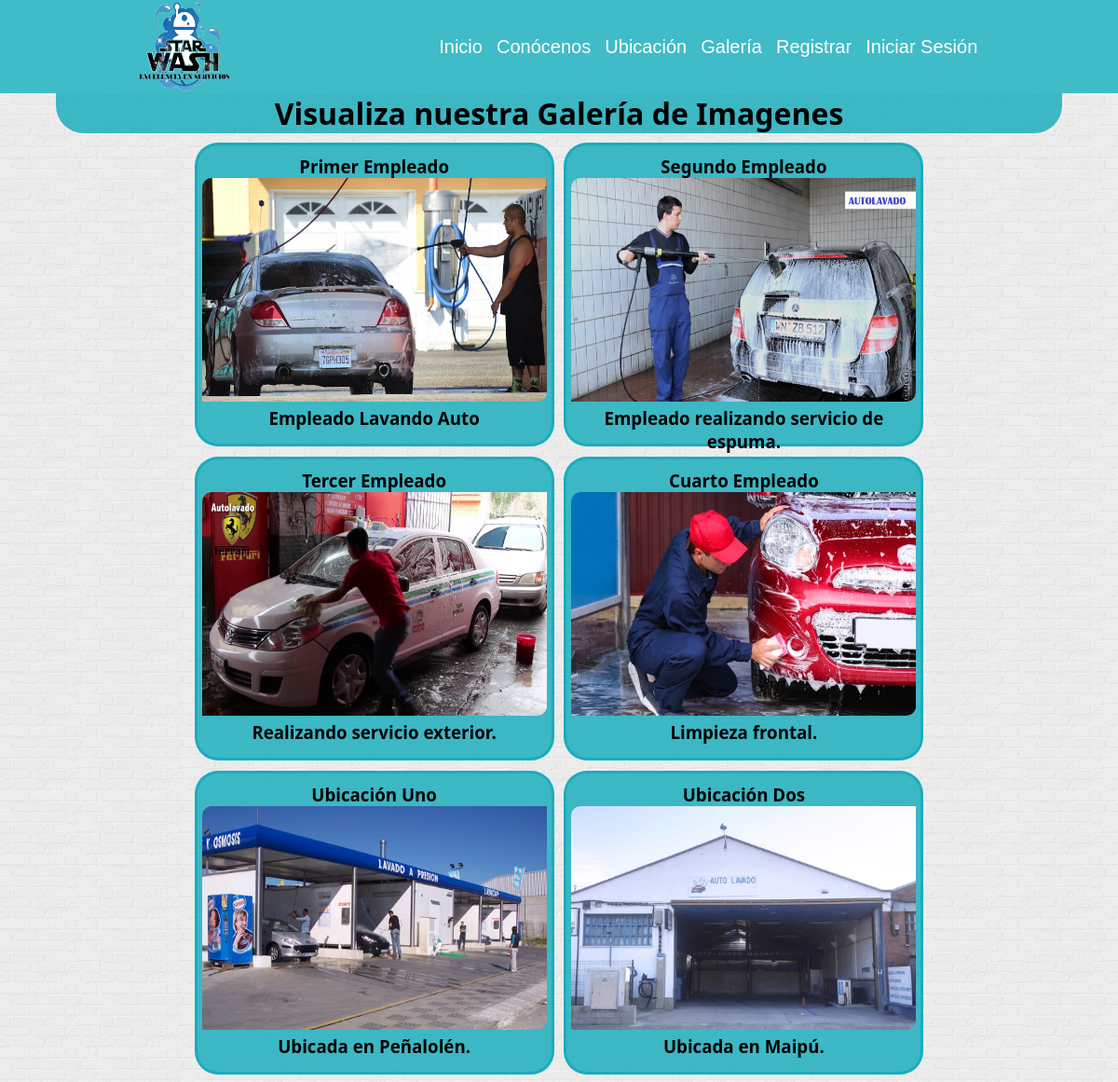
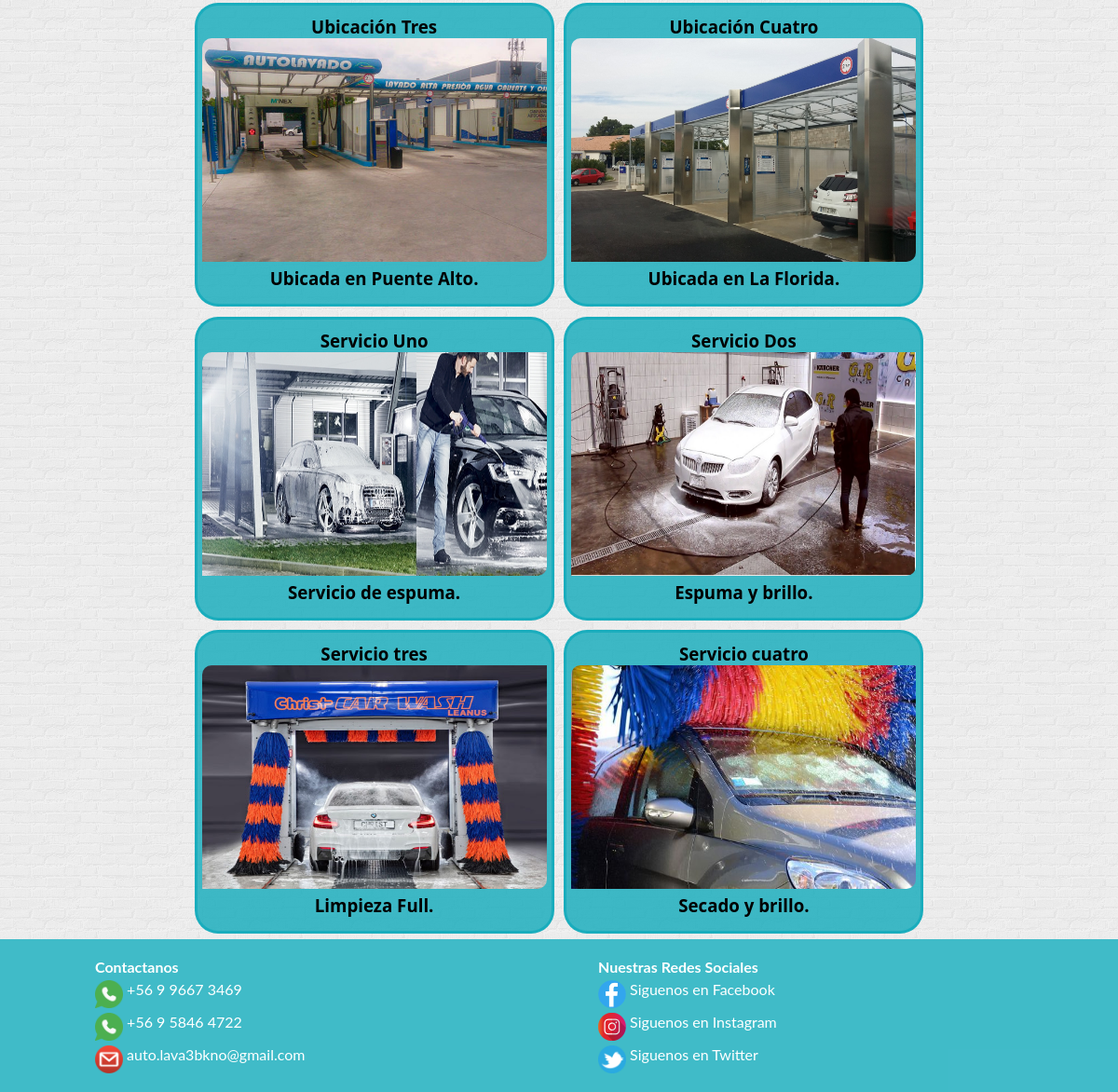
Before: /galeria/ with the older database file (2 pictures, top to bottom).
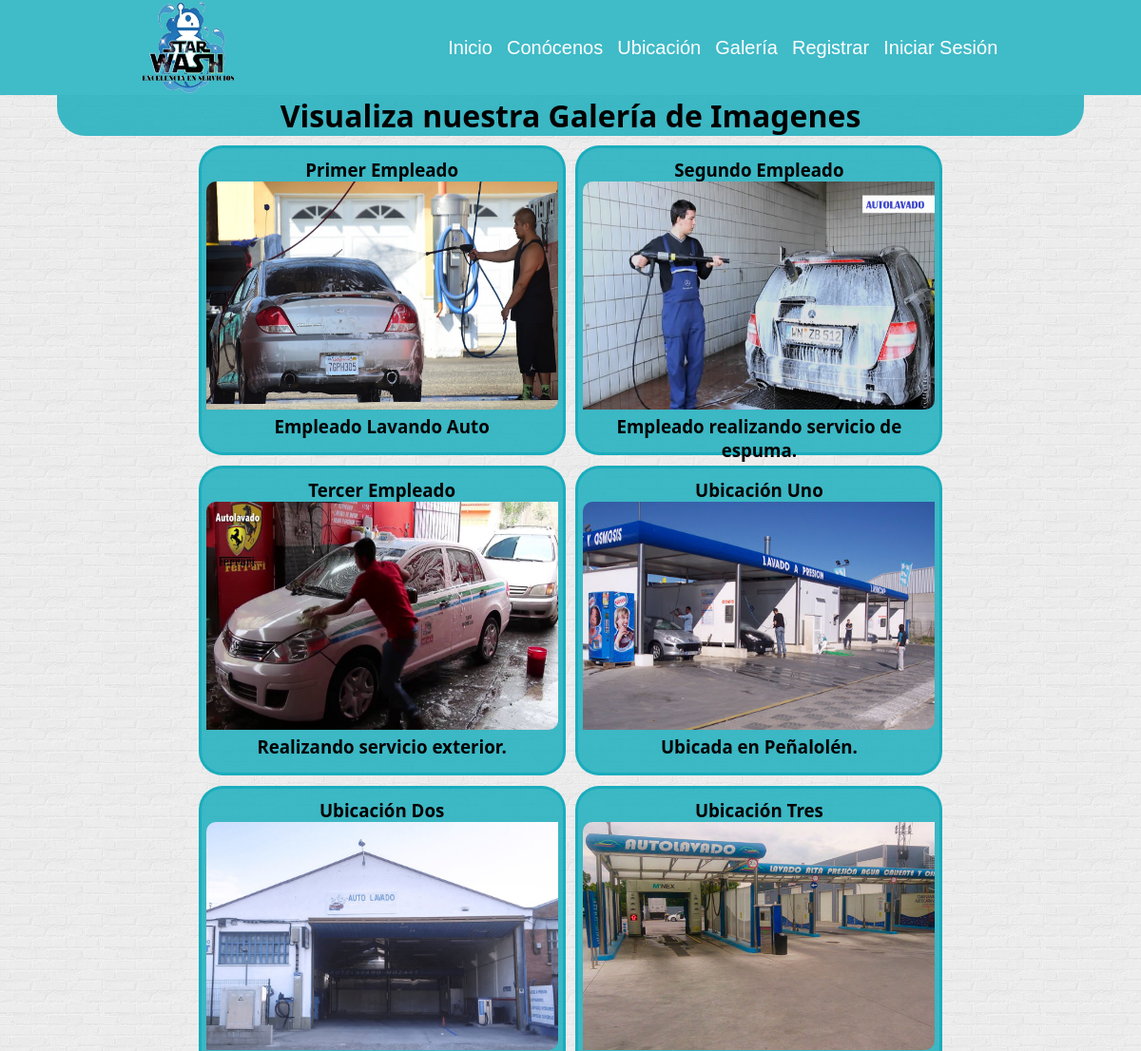
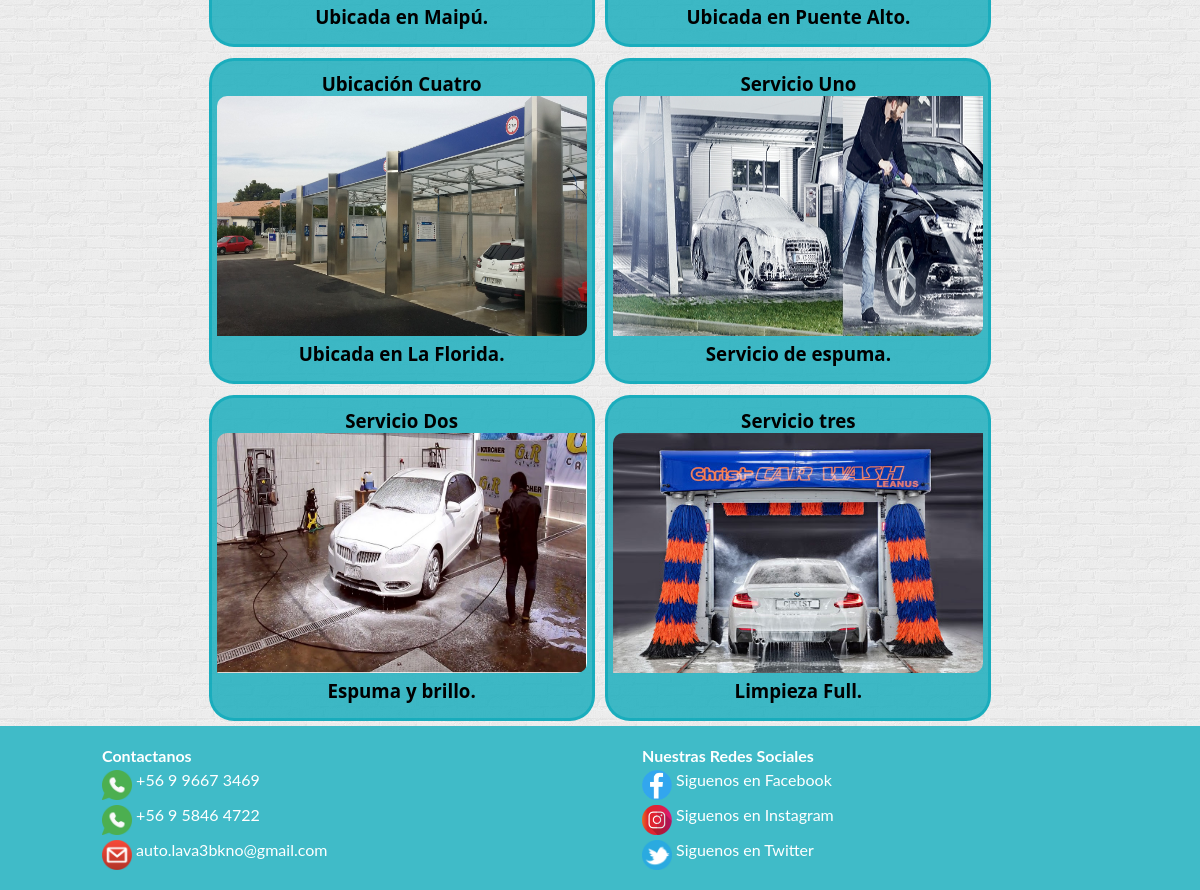
After: the same page with the newer database file (2 pictures, top to bottom).
### StarWash/models.py (models this page shows, shortened)
class Galeria(models.Model):
    nombre=models.CharField(max_length=60,primary_key=True)
    descripcion=models.TextField()
    imagen=models.ImageField(upload_to='galeria',null=True)

### StarWash/views.py (the view)
# urls.py: path('galeria/',galeria,name="GALERIA"),
def galeria(request):
    gal = Galeria.objects.all()
    return render(request,'web/galeria.html',{'imagenes_galeria':gal})

### StarWash/templates/web/galeria.html (shortened to what this page needs)
{% extends "web/base.html" %}
{% load static%}
{% block estilos %}
    <link rel="stylesheet" href="{% static 'css/lightbox.min.css' %}">
{% endblock estilos %}
{% block contenido %}
        <h1>Visualiza nuestra Galería de Imagenes</h1>
        <div class="galeria-imagenes">
            {% for item in imagenes_galeria %}
            <div id="galeria">
                <h3>{{item.nombre}}</h3>
                <a href="{{item.imagen.url}}" data-lightbox="Galeria" data-title="{{item.descripcion}}">
                    <img src="{{item.imagen.url}}" alt="">
                </a>
                <h3>{{item.descripcion}}</h3>
            </div>
            {% endfor %}
        </div>
{% endblock contenido %}

### StarWash/templates/web/base.html (shortened to what this page needs)
<!DOCTYPE html>
<html lang="es">
{% load static %}
<head>
    <link rel="stylesheet" href="{% static 'css/estilos.css' %}"> {% block estilos %} {% endblock estilos %}
    <link rel="icon" href="{% static 'img/logo/Logo.png' %}" /> {% load pwa %} {% progressive_web_app_meta %}
</head>
<body>
    <header class="header">
        <div class="container logo-nav-container">
            <div class="logo">
                <a href="{% url 'INDEX' %}">
                    <img src="{% static 'img/logo/Logo.png' %}" alt="">
                </a>
            </div>
            <div class="barraMenu">
                <nav class="navigation">
                    <ul class="">
                        <li><a href="{% url 'INDEX' %}">Inicio</a></li>
                        <li><a href="{% url 'CONOCENOS' %}">Conócenos</a></li>
                        <li><a href="{% url 'UBICACION' %}">Ubicación</a></li>
                        <li><a href="{% url 'GALERIA' %}">Galería</a></li>
                        {% if user.is_authenticated %} {% comment %}
                        <li><a href="{% url 'ADMIN_INSUMO' %}">CRUD Insumo</a></li> {% endcomment %}
                        <li><a href="{% url 'INSUMOS' %}">Insumos</a></li>
                        <li><a href="{% url 'LOGOUT' %}">Cerrar Sesión</a></li>
                        {% else %}
                        <li><a href="{% url 'FORMULARIO' %}">Registrar</a></li>
                        <li><a href="{% url 'LOGIN' %}">Iniciar Sesión</a></li>
                        {% endif%}
                    </ul>
                </nav>
            </div>
        </div>
    </header>
    <main class="main">
        <div class="container">
            {% block contenido %} {% endblock contenido %}
        </div>
    </main>
    <footer class="footer">
        <div class="container">
            <div class="icon-footer ">
                <div class="contactanos">
                    <h4>Contactanos</h4>
                    <p>
                        <a href="https://web.whatsapp.com/ " target="_blank ">
                            <img src="{% static 'img/redesSociales/icon_whatsapp.png' %} "> +56 9 9667 3469
                        </a>
                    </p>
                    <p>
                        <a href="https://web.whatsapp.com/ " target="_blank ">
                            <img src="{% static 'img/redesSociales/icon_whatsapp.png' %} "> +56 9 5846 4722
                        </a>
                    </p>
                    <p>
                        <a href="https://www.gmail.com/mail/help/intl/es/about.html?iframe " target="_blank ">
                            <img src="{% static 'img/redesSociales/icon_gmail.png' %} "> auto.lava3bkno@gmail.com
                        </a>
                    </p>
                </div>
                <div class="redesSociales">
                    <h4>Nuestras Redes Sociales</h4>
                    <p>
                        <a href="https://www.facebook.com/miguel.lavado.1829 " target="_blank ">
                            <img src="{% static 'img/redesSociales/icon_facebook.png' %} "> Siguenos en Facebook
                        </a>
                    </p>
                    <p>
                        <a href="https://www.instagram.com/autolavtresope/?hl=en " target="_blank ">
                            <img src="{% static 'img/redesSociales/icon_instagram.png' %} "> Siguenos en Instagram
                        </a>
                    </p>
                    <p>
                        <a href="https://twitter.com/AutoLavado7 " target="_blank ">
                            <img src="{% static 'img/redesSociales/icon_twitter.png' %} "> Siguenos en Twitter
                        </a>
                    </p>
                </div>
            </div>
        </div>
    </footer>
</body>
</html>

### StarWash/static/css/estilos.css (style rules this page uses)
* { margin: 0 auto; }
.container { width: 90%; height: 100%; max-width: 1400px; margin: 0 auto; }
.container h1 { background: #1abc; text-align: center; margin-bottom: 5px; border-bottom-left-radius: 30px; border-bottom-right-radius: 30px; }
.header { background: #1abc; color: white; left: 0; top: 0; width: 100%; }
.header a { text-decoration: none; color: white; }
.logo { width: 100px; height: 100px; }
.logo img { width: 100%; height: 100%; }
.logo-nav-container { display: flex; justify-content: space-between; align-items: center; flex-wrap: wrap; }
.navigation ul li { display: inline-block; padding-left: 5px; right: 0; text-align: center; }
.navigation a { padding: 3px; transition: all 0.4s linear; border-radius: 5px; font-family: 'Gill Sans', 'Gill Sans MT', Calibri, 'Trebuchet MS', sans-serif; font-size: 20px; }
.main { width: 100%; height: 100%; font-family: 'Segoe UI', Tahoma, Geneva, Verdana, sans-serif; background-image: url(../img/brickwall.png); }
.footer { background: #1abc; width: 100%; margin-bottom: 0; position: relative; }
.footer h5, h4 { color: white; }
.icon-footer { display: flex; flex-wrap: wrap; padding-top: 20px; padding-bottom: 20px; }
.icon-footer img { height: 30px; width: 30px; margin-top: 5px; vertical-align: middle; }
.icon-footer a { text-decoration: none; color: white; }
.contactanos { width: 45%; padding-left: 30px; }
.redesSociales { width: 45%; padding-left: 30px; }
body { font-family: 'lato'; }
.galeria-imagenes { display: flex; flex-wrap: wrap; justify-content: center; }
#galeria { float: left; padding: 10px 5px 10px 5px; text-align: center; background-color: #1abc; margin: 0.5%; width: 370px; height: 300px; border: solid 3px #1abc; border-radius: 25px 25px 25px 25px; }
#galeria img { width: 100%; height: 80%; border-radius: 10px 0px 10px 0px; }

Changed rows visible on the page:
removed Galeria: nombre "Cuarto Empleado", imagen (picture), descripcion "Limpieza frontal."
removed Galeria: nombre "Servicio cuatro", imagen (picture), descripcion "Secado y brillo."
